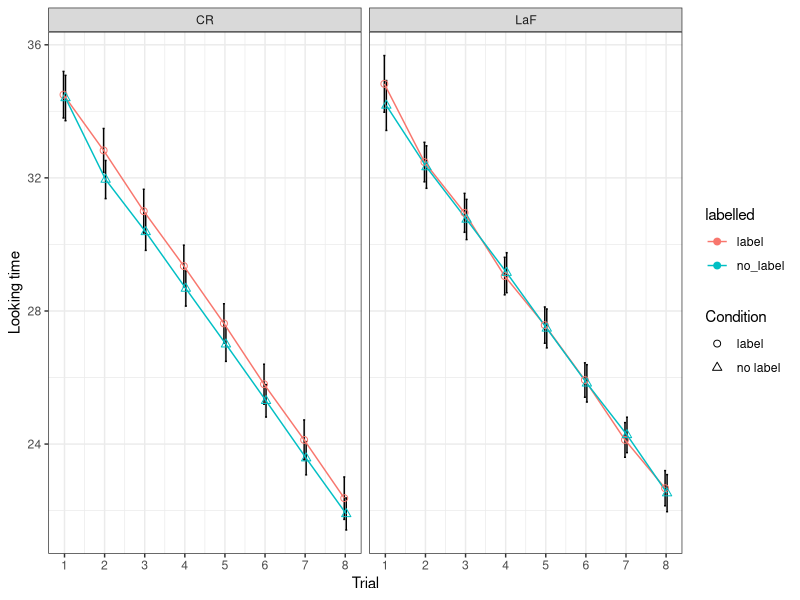

R code for this plot:
# LIBRARY IMPORTS
library(ggplot2)
library(Hmisc)

## Summarizes data.
## Gives count, mean, standard deviation, standard error of the mean, and confidence interval (default 95%).
##   data: a data frame.
##   measurevar: the name of a column that contains the variable to be summariezed
##   groupvars: a vector containing names of columns that contain grouping variables
##   na.rm: a boolean that indicates whether to ignore NA's
##   conf.interval: the percent range of the confidence interval (default is 95%)
summarySE <- function(data=NULL, measurevar, groupvars=NULL, na.rm=FALSE,
                      conf.interval=.95, .drop=TRUE) {
    library(plyr)

    # New version of length which can handle NA's: if na.rm==T, don't count them
    length2 <- function (x, na.rm=FALSE) {
        if (na.rm) sum(!is.na(x))
        else       length(x)
    }

    # This does the summary. For each group's data frame, return a vector with
    # N, mean, and sd
    datac <- ddply(data, groupvars, .drop=.drop,
      .fun = function(xx, col) {
        c(N    = length2(xx[[col]], na.rm=na.rm),
          mean = mean   (xx[[col]], na.rm=na.rm),
          sd   = sd     (xx[[col]], na.rm=na.rm)
        )
      },
      measurevar
    )

    # Rename the "mean" column    
    datac <- rename(datac, c("mean" = measurevar))

    datac$se <- datac$sd / sqrt(datac$N)  # Calculate standard error of the mean

    # Confidence interval multiplier for standard error
    # Calculate t-statistic for confidence interval: 
    # e.g., if conf.interval is .95, use .975 (above/below), and use df=N-1
    ciMult <- qt(conf.interval/2 + .5, datac$N-1)
    datac$ci <- datac$se * ciMult

    return(datac)
}

# DATA HANDLING
# Import data
# Choose the data to import (BPN/DMN, 40 subjects or 5000 subjects)
#single_obj.data <- read.csv("../Results/SingleObject_BPN_LT.csv", head=TRUE)
#single_obj.data <- read.csv("../Results/SingleObject_DMN_LT.csv", head=TRUE)
#single_obj.data <- read.csv("../Results/SingleObject_BPN_big_LT.csv", head=TRUE)
#single_obj.data <- read.csv("../Results/SingleObject_DMN_big_LT.csv", head=TRUE)
#single_obj.data <- read.csv("../Results/SingleObject_BPN_ImpairUniform_LT.csv", head=TRUE)
single_obj.data <- read.csv("../Results/SingleObject_DMN_ImpairUniform_LT.csv", head=TRUE)
# Set all factor variables to factors
single_obj.data$subject <- as.factor(single_obj.data$subject)
single_obj.data$explo_overlap <- as.factor(single_obj.data$explo_overlap)
# Transform trial number to start at 1
single_obj.data$trial <- single_obj.data$trial + 1
# Summarising data for mean+CI graph
single_obj.data.sum <- summarySE(single_obj.data, measurevar="looking_time",
								 groupvars=c("labelled","model","trial"),
								 conf.interval=.89)

# GENERATING GRAPHS
# Graph from data (not models), mean and error bars (CI)
single_obj.data.plot <- ggplot(single_obj.data.sum, aes(x = trial,
														y = looking_time,
														colour = labelled,
														group = labelled,
														shape = labelled)) +
						facet_grid(.~model) +
						scale_x_continuous(breaks = c(1,2,3,4,5,6,7,8)) +
						xlab("Trial") + ylab("Looking time") + theme_bw() +
						scale_fill_brewer(palette = "Dark2") +
						scale_shape_discrete(name = "Condition",
											 labels = c("label","no label"),
											 solid=FALSE) +
						geom_errorbar(aes(ymin=looking_time-ci,
										  ymax=looking_time+ci),
									  colour="black", width=.1,
									  position=position_dodge(0.1)) +
						geom_line(position=position_dodge(0.1)) +
						geom_point(position=position_dodge(0.1),
								   size=2, fill="white")
ggsave("../Results/MeanCI.pdf", plot = single_obj.data.plot,
	   height = 4, width = 9)
